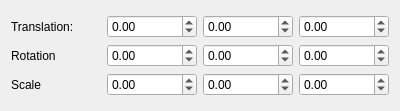
<?xml version="1.0" encoding="UTF-8"?>
<ui version="4.0">
 <class>HierarchyEditDialogue</class>
 <widget class="QWidget" name="HierarchyEditDialogue">
  <property name="geometry">
   <rect>
    <x>0</x>
    <y>0</y>
    <width>400</width>
    <height>111</height>
   </rect>
  </property>
  <property name="windowTitle">
   <string>Form</string>
  </property>
  <layout class="QVBoxLayout" name="verticalLayout">
   <item>
    <layout class="QGridLayout" name="gridLayout">
     <item row="0" column="3">
      <widget class="QDoubleSpinBox" name="sbTransZ">
       <property name="minimum">
        <double>-9999.000000000000000</double>
       </property>
       <property name="maximum">
        <double>9999.000000000000000</double>
       </property>
      </widget>
     </item>
     <item row="0" column="0">
      <widget class="QLabel" name="label">
       <property name="text">
        <string>Translation:</string>
       </property>
      </widget>
     </item>
     <item row="0" column="2">
      <widget class="QDoubleSpinBox" name="sbTransY">
       <property name="minimum">
        <double>-9999.000000000000000</double>
       </property>
       <property name="maximum">
        <double>9999.000000000000000</double>
       </property>
      </widget>
     </item>
     <item row="1" column="1">
      <widget class="QDoubleSpinBox" name="sbRotPitch">
       <property name="minimum">
        <double>-360.000000000000000</double>
       </property>
       <property name="maximum">
        <double>360.000000000000000</double>
       </property>
      </widget>
     </item>
     <item row="1" column="2">
      <widget class="QDoubleSpinBox" name="sbRotYaw">
       <property name="minimum">
        <double>-360.000000000000000</double>
       </property>
       <property name="maximum">
        <double>360.000000000000000</double>
       </property>
      </widget>
     </item>
     <item row="1" column="3">
      <widget class="QDoubleSpinBox" name="sbRotRoll">
       <property name="minimum">
        <double>-360.000000000000000</double>
       </property>
       <property name="maximum">
        <double>360.000000000000000</double>
       </property>
      </widget>
     </item>
     <item row="1" column="0">
      <widget class="QLabel" name="label_2">
       <property name="text">
        <string>Rotation</string>
       </property>
      </widget>
     </item>
     <item row="0" column="1">
      <widget class="QDoubleSpinBox" name="sbTransX">
       <property name="minimum">
        <double>-9999.000000000000000</double>
       </property>
       <property name="maximum">
        <double>9999.000000000000000</double>
       </property>
      </widget>
     </item>
     <item row="2" column="0">
      <widget class="QLabel" name="label_3">
       <property name="text">
        <string>Scale</string>
       </property>
      </widget>
     </item>
     <item row="2" column="1">
      <widget class="QDoubleSpinBox" name="sbScaleX">
       <property name="minimum">
        <double>-20.000000000000000</double>
       </property>
       <property name="maximum">
        <double>20.000000000000000</double>
       </property>
       <property name="singleStep">
        <double>0.010000000000000</double>
       </property>
      </widget>
     </item>
     <item row="2" column="2">
      <widget class="QDoubleSpinBox" name="sbScaleY">
       <property name="minimum">
        <double>-20.000000000000000</double>
       </property>
       <property name="maximum">
        <double>20.000000000000000</double>
       </property>
       <property name="singleStep">
        <double>0.010000000000000</double>
       </property>
      </widget>
     </item>
     <item row="2" column="3">
      <widget class="QDoubleSpinBox" name="sbScaleZ">
       <property name="minimum">
        <double>-20.000000000000000</double>
       </property>
       <property name="maximum">
        <double>20.000000000000000</double>
       </property>
       <property name="singleStep">
        <double>0.010000000000000</double>
       </property>
      </widget>
     </item>
    </layout>
   </item>
  </layout>
 </widget>
 <resources/>
 <connections/>
</ui>
